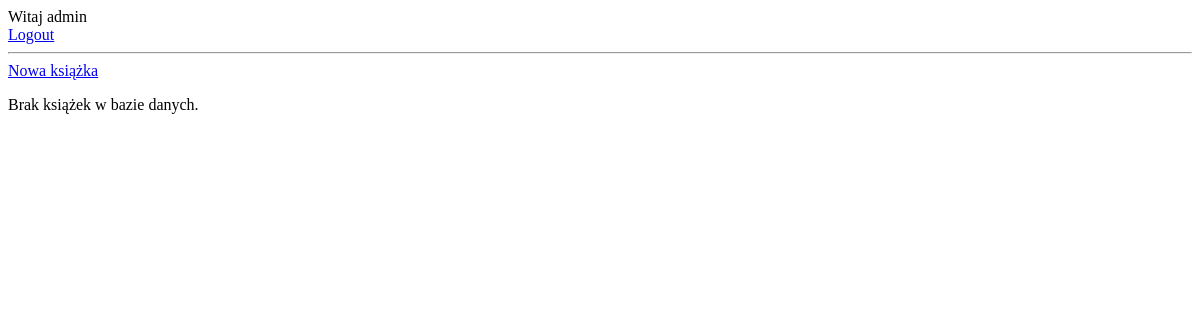
Page /book/ (signed in) on the earlier database version.
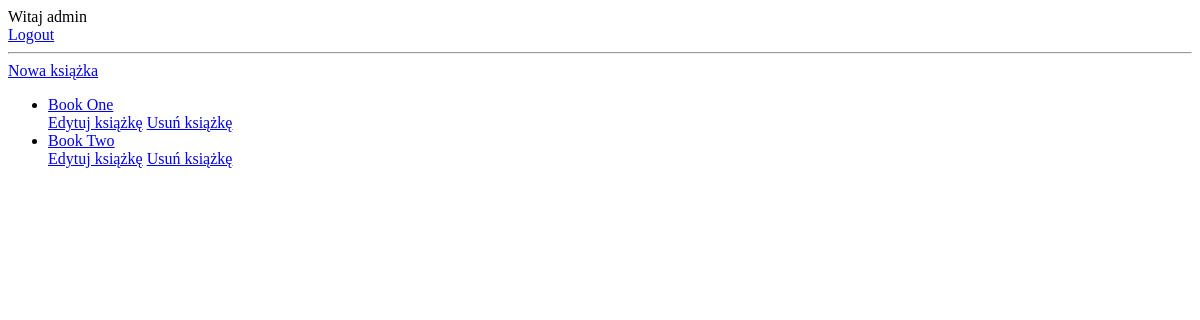
Same page on the later database version.
### books/models.py (models this page shows, shortened)
class Book(models.Model):
    title = models.CharField(max_length=255)
    publication_year = models.IntegerField()
    authors = models.ManyToManyField(Author)
    category = models.ForeignKey(Category, on_delete=models.CASCADE)
    extra_info = models.OneToOneField('ExtraInfo', on_delete=models.CASCADE, null=True, blank=True)

### books/views.py (the view)
# urls.py: path('', all_books, name='all_books'),
def all_books(request):
    books=Book.objects.all()
    context = {'books': books}
    return render(request, 'book/all-books.html', context)

### templates/book/all-books.html (shortened to what this page needs)
{% extends 'book/main.html' %}
{% block page %}
{% if user.is_authenticated %}
Witaj {{ user.username }}<br>
<a href="{% url 'logout' %}">Logout</a>
{% else %}
<a href="{% url 'login' %}">Login</a>
{% endif %}
<hr>
<a href="{% url 'create_book' %}">Nowa książka</a>
{% if books %}
<ul>
    {% for book in books %}
    <li><a href="{% url 'one_book' book.id %}">{{ book.title }}</a></li>
    <a href="{% url 'edit_book' book.id %}">Edytuj książkę</a>
    <a href="{% url 'delete_book' book.id %}">Usuń książkę</a>
    {% endfor %}
</ul>
{% else %}
<p>Brak książek w bazie danych.</p>
{% endif %}
{% endblock %}

### templates/book/main.html (shortened to what this page needs)
<!DOCTYPE html>
<html lang="en">
<head>
    {% load static %}
    <link rel="stylesheet" href="{% static 'style.css' %}">
</head>
<body>
    {% block page %} {% endblock %}
</body>
</html>

Differences in the rows shown:
added Book: title "Book One"
added Book: title "Book Two"
Other differences:
text no longer shown: "Brak książek w bazie danych."
